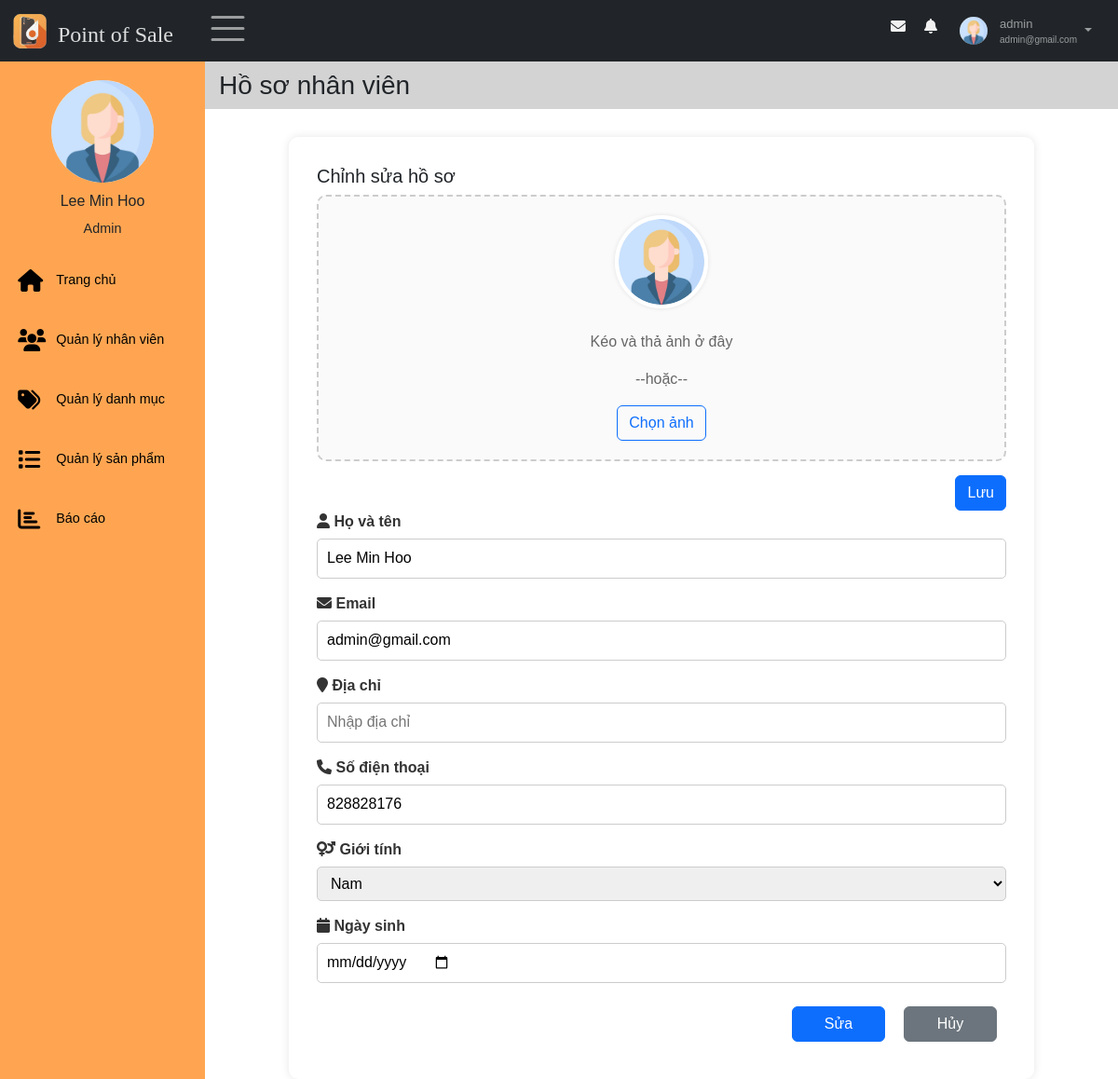
Screenshot of /views/index.php?nav=hoso&query=sua (signed in) with the database file from the repository.
### tables this page shows
CREATE TABLE `taikhoan` (
  `id` int(11) NOT NULL,
  `id_nhanvien` int(11) NOT NULL,
  `username` varchar(30) NOT NULL,
  `password` varchar(30) NOT NULL,
  `role` enum('Admin','Nhân viên') NOT NULL,
  `trangthai_hd` tinyint(1) NOT NULL,
  `activate_token` varchar(10) DEFAULT NULL,
  `expire_time` int(11) DEFAULT NULL,
  `pass_changed` tinyint(1) DEFAULT NULL,
  `trangthai_khoa` tinyint(1) NOT NULL DEFAULT 0
);

CREATE TABLE `nhanvien` (
  `id` int(11) NOT NULL,
  `hoten` varchar(50) NOT NULL,
  `email` varchar(100) NOT NULL,
  `gioitinh` enum('Nữ','Nam') DEFAULT NULL,
  `sdt` varchar(11) DEFAULT NULL,
  `ngaysinh` date DEFAULT NULL,
  `diachi` varchar(100) DEFAULT NULL,
  `img` varchar(50) DEFAULT NULL
);

### models/quanlyhoso/getProfileNV.php (called while the page is built, shortened)
<?php
    $conn = connectDB();
    if (isset($_GET["id_detail"])) {
        $id = $_GET["id_detail"];
    } else {
        $id = $_SESSION["id"];
    }
    if(empty($_SESSION["id"])) {
        header("Location: ../index.php");
        exit();
    }else{
        $sql = "SELECT nhanvien.*, taikhoan.trangthai_khoa, taikhoan.role FROM nhanvien, taikhoan WHERE nhanvien.id = taikhoan.id_nhanvien AND nhanvien.id =" . $id;
    }
    $result = $conn->query($sql);
    if ($result->num_rows > 0) {
        $row = $result->fetch_assoc();
        $profile_name =  $row["hoten"]??"";
        $profile_sdt = $row["sdt"]??"";
        $profile_email = $row["email"]??"";
        $profile_gender = $row["gioitinh"]??"";
        $profile_ngaysinh = $row["ngaysinh"]??"";
        $profile_diachi = $row["diachi"]??"";
        $profile_img = $row["img"]??"";
    }
?>

### views/pages/main/content/suahoso.php (the view, shortened to what this page needs)
<?php
include '../models/quanlyhoso/getProfileNV.php';
?>
<div class = "main-content " id="main">
    <main>
        <div class = "page-header">
            <div>
                <h3>Hồ sơ nhân viên </h3>
            </div>
        </div>
        <section class="profile-edit">
            <div class="profile-container">
                <form action="../models/quanlyhoso/upload_avatar.php" method="POST" enctype="multipart/form-data">
                    <h5> Chỉnh sửa hồ sơ</h5>
                    <div class="drop-zone avatar-edit" id="drop-avatar">
                        <img id ="preview" src="<?=$avtPath?>" alt="Ảnh đại diện" class="avatar">
                        <br>
                        <p>Kéo và thả ảnh ở đây</p>
                        <p>--hoặc--</p>
                        <label for="avatarInput" class="btn btn-outline-primary">Chọn ảnh</label>
                    </div>
                    <div class="file-actions right-actions">
                        <button type="submit" class="btn btn-primary" id="save-avatar-btn">Lưu</button>
                    </div>
                </form>
                <form action="index.php?nav=hoso&query=sua" method="post">
                    <div class="form-group">
                    <label><i class="fa fa-user"></i> Họ và tên</label>
                    <input value="<?=$profile_name?>" type="text" name="fullname" placeholder="Nhập họ và tên" id="name-edit">
                    </div>
                    <div class="form-group">
                    <label><i class="fa fa-envelope"></i> Email</label>
                    <input value="<?=$profile_email?>" type="email" name="email" placeholder="Nhập email" readonly>
                    </div>
                    <div class="form-group">
                    <label><i class="fa fa-map-marker"></i> Địa chỉ</label>
                    <input value="<?=$profile_diachi?>" type="text" name="address" placeholder="Nhập địa chỉ">
                    </div>
                    <div class="form-group">
                    <label><i class="fa fa-phone"></i> Số điện thoại</label>
                    <input value="<?=$profile_sdt?>" type="text" name="phone" placeholder="Nhập số điện thoại">
                    </div>
                    <div class="form-group">
                    <label><i class="fa fa-venus-mars"></i> Giới tính</label>
                    <select name="gender">
                        <option value="Nam" <?= ($profile_gender == "Nam") ? "selected" : "" ?>>Nam</option>
                    </select>
                    </div>
                    <div class="form-group">
                    <label><i class="fa fa-calendar"></i> Ngày sinh</label>
                    <input value="<?=$profile_ngaysinh?>" type="date" name="dob" >
                    </div>
                    <div class="right-actions">
                        <button type="submit" class="btn btn-primary edit-btn" id="edit-profile">Sửa</button>
                        <a href="index.php?nav=hoso" class="btn btn-secondary edit-btn">Hủy</a>
                    </div>
                </form>
            </div>
        </section>
    </main>
</div>

### views/pages/nav.php (shortened to what this page needs)
<nav class="navbar navbar-expand-sm bg-dark navbar-dark fixed-top" id="nav">
    <div class="container-fluid">
        <div class="leftnav justify-content-start">
            <a class="logo navbar-brand" href="index.php" data-bs-toggle="tooltip"  title="Về trang chủ">
                <img src="../images/logo.ico" alt="Logo" style="width:40px;" >
                <h4>Point of Sale</h4>
            </a>
            <div class="openclose"><span class="navbar-toggler-icon" style="font-size:30px;cursor:pointer" onclick="open_closeNav() " class = "las la-bars"></span>  </div>
        </div>
        <div class="rightnav justify-content-end">
            <ul  class=" navbar-nav" >
                <li class="nav-item">
                    <a  href="#">
                    <span class = "fa fa-fw fa-envelope"></span>
                    </a></li>
                <li class="nav-item">
                    <a  href="#">
                    <span class = "fa fa-bell"></span>
                    </a></li>
                <li class="nav-item dropdown">
                        <a id="nav-user" class="nav-link dropdown-toggle" href="#" role="button" data-bs-toggle="dropdown">
                            <?php
                            if (empty($profile_img) || $profile_img == "") {
                                $avtPath = "../models/quanlyhoso/imagesNV/user.jpg";
                            } else {
                                $avtPath = "../models/quanlyhoso/imagesNV/" . $profile_img;
                            }
                            ?>
                            <img id="nav-avatar" src = "<?=$avtPath?>" height = "30px"  width = "30px" alt = "Avatar">
                            <div class="infor">
                                <p id ="user"><?= $_SESSION["username"]?></p>
                                <p id="email"><?= $_SESSION["email"]?></p>
                            </div>
                        </a>
                </li>
            </ul>
        </div>
    </div>
</nav>

### views/pages/main/sidebar.php (shortened to what this page needs)
<div class="sidebar"  id="mySidebar" >
    <div class="sidebar-user">
        <img src="<?=$avtPath?>" height = "70px"  width = "70px" alt = "">
            <div>
                <h3><?=$_SESSION['tennv']?></h3>
                <span><?=$_SESSION['role']?></span>
        </div>
    </div>
    <div class="sidebar-menu">
        <ul >
            <li class="item">
                <a class="link" href="index.php">
                    <span class = "fa fa-home"></span>
                    <p class="item-sidebar">Trang chủ</p>
                </a>
            </li>
            <?php if($_SESSION["role"] == "Admin") {
            ?>
                <li class="item">
                    <a class="link" href="index.php?sidebar=quanlynhanvien">
                        <span class = "fa fa-users"></span>
                        <p class="item-sidebar">Quản lý nhân viên</p>
                    </a>
                </li>
                <li class="item">
                    <a class="link" href="index.php?sidebar=quanlydanhmuc">
                        <span class = "fa fa-tags"></span>
                        <p class="item-sidebar">Quản lý danh mục</p>
                    </a>
                </li>
            <?php
            }?>
            <li class="item">
                <a class="link" href="index.php?sidebar=quanlysanpham">
                    <span class = "fa fa-list"></span>
                    <p class="item-sidebar">Quản lý sản phẩm</p>
                </a>
            </li>
            <li class="item">
                <a class="link" href="index.php?sidebar=baocao">
                    <span class = "fa fa-bar-chart"></span>
                    <p class="item-sidebar">Báo cáo</p>
                </a>
            </li>
        </ul>
    </div>
</div>

### views/style.css (style rules this page uses)
* { font-family: 'Poppins', sans-serif; box-sizing: border-box; text-decoration: none; list-style-type: none; padding: 0; margin: 0; }
#nav { position: fixed; }
.nav-item { margin: 5px 8px; }
.logo { display: flex; margin: 0; padding: 0; }
.logo h4 { color: #ffffffd6; margin: 10px 10px 0 10px; font-family:Cambria, Cochin, Georgia, Times, 'Times New Roman', serif; }
.leftnav { display: flex; }
.sidebar { display: flex; flex-direction: column; width: 220px; height: 100%; padding: 15px 0 0 0; background: #ffa551; position: fixed; z-index: 1; overflow-x: hidden; transition: 0.5s; }
.main-content { padding: 1.5rem; height: auto; }
#main { margin-left: 235px; transition: margin-left .5s; padding:0; }
.page-header { background-color:lightgrey; padding: 20px 15px 0 15px; display: flex; }
input { display: flex; height: 43px; border-radius: 10px; border: 1px solid #4f454538; flex-grow: 1; width: 100%; }
.sidebar-user { margin-top: 1rem; text-align: center; }
.sidebar-user img { width: 110px; height: 110px; border-radius: 50%; margin-bottom: 10px; }
.sidebar-user h3 { font-size: 1rem; }
.sidebar-user span { font-size: .9rem; margin-top: .9rem; margin-bottom: .9rem; }
.openclose { margin: 0 10px; }
.sidebar ul { margin-bottom: 2rem; padding: 0; }
.sidebar li { margin-left: .2rem; }
.sidebar-menu { flex-grow: 1; }
.link { font-size: .9rem; display: flex; align-items: center; margin-top: 1.5rem; transition: 0.3s; color: black; padding: 8px 16px; text-decoration: none; }
.item-sidebar { margin: 0; margin-right: 5px; }
.item .link span { width: 25px; }
.sidebar li a span, .sidebar a span { font-size: 1.5rem; display: inline-block; margin-right: 1rem; }
#nav-user { display: flex; padding: 0; }
.infor { margin-left: 10px; display: flex; flex-direction: column; justify-content: center; flex-grow: 1; font-size: x-small; }
.infor p { margin: 0; }
#user { font-size: small; }
#nav-avatar { width: 30px; height: 30px; border-radius: 50%; margin: 3px; }
#nav-user::after { margin: 15px 8px; }
.rightnav>ul>li>a>span { color: #f1f1f1; padding: 5px; }
input { padding: 8px; border: 1px solid #ccc; border-radius: 5px; }
.form-group { margin-bottom: 1.5rem; }
.form-group label { font-size: 16px; color: #333; margin-bottom: 5px; display: block; font-weight: 100; }
.drop-zone { width: 100%; height: 200px; border: 2px dashed #cccccc; background-color: #fafafa; display: flex; flex-direction: column; justify-content: center; align-items: center; color: #666; border-radius: 10px; transition: background-color 0.3s ease; }
.file-actions { margin-top: 15px; display: flex; justify-content: center; gap: 10px; }
* { font-family: 'Poppins', sans-serif; box-sizing: border-box; margin: 0; padding: 0; }
.profile-container { background-color: white; padding: 30px; max-width: 800px; margin: auto; margin-top: 30px; border-radius: 10px; box-shadow: 0 0 10px rgba(0,0,0,0.1); }
.form-group { margin-bottom: 15px; }
.form-group label { display: block; margin-bottom: 6px; font-weight: bold; }
.form-group input, .form-group select { width: 100%; padding: 8px 10px; border: 1px solid #ccc; border-radius: 5px; }
.avatar { width: 100px; height: 100px; border-radius: 50%; object-fit: cover; border: 4px solid white; box-shadow: 0 0 5px rgba(0,0,0,0.1); }
.right-actions { display:flex; justify-content: end; }
.edit-btn { margin: 10px; width: 100px; }
.avatar-edit { height: auto; padding: 20px; }

### rows the page displays
taikhoan: id_nhanvien.img (placeholder picture), fullname "Lee Min Hoo", email "admin@gmail.com", phone "828828176"
nhanvien: gender "Nam"

### other values shown
$_SESSION["username"] "admin"
$_SESSION["email"] "admin@gmail.com"
$_SESSION['tennv'] "Lee Min Hoo"
$_SESSION['role'] "Admin"
